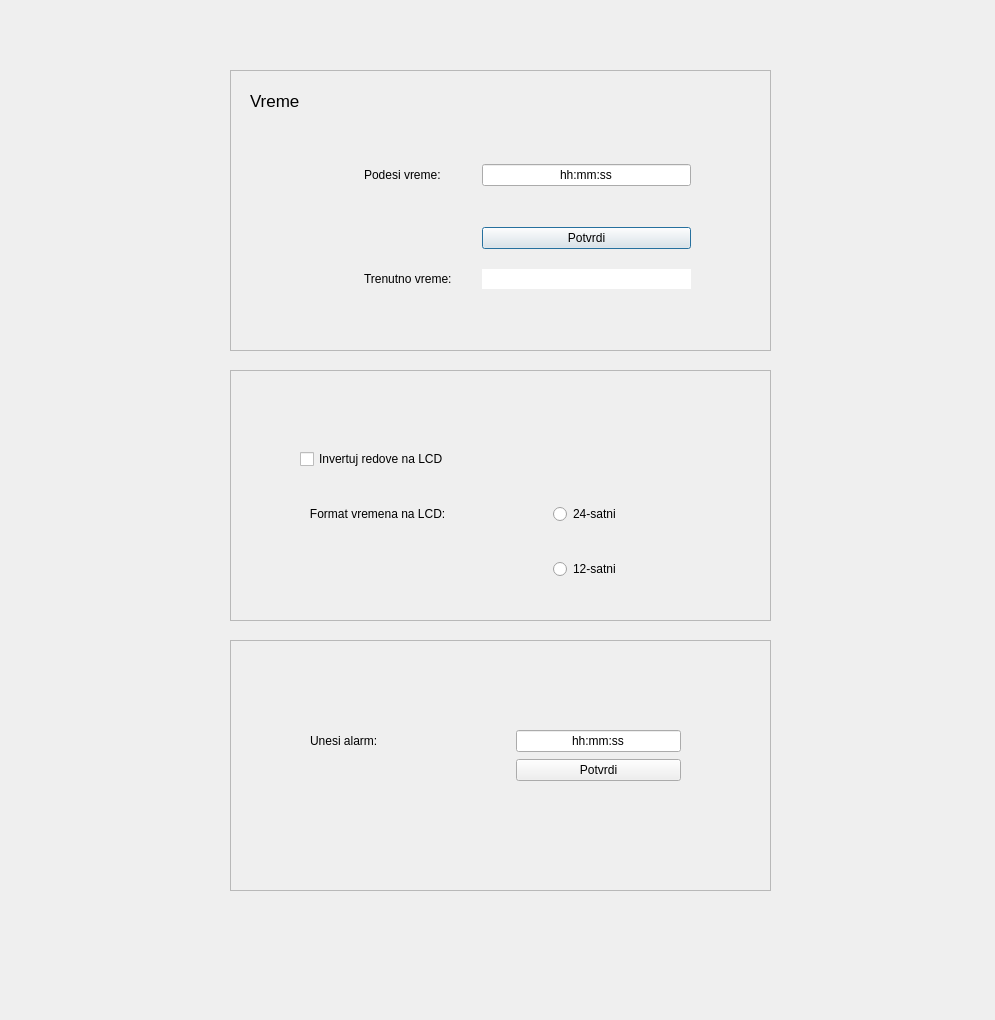
<?xml version="1.0" encoding="UTF-8"?>
<ui version="4.0">
 <class>Dialog</class>
 <widget class="QDialog" name="Dialog">
  <property name="geometry">
   <rect>
    <x>0</x>
    <y>0</y>
    <width>995</width>
    <height>1020</height>
   </rect>
  </property>
  <property name="windowTitle">
   <string>Dialog</string>
  </property>
  <widget class="QFrame" name="frame_2">
   <property name="geometry">
    <rect>
     <x>230</x>
     <y>370</y>
     <width>541</width>
     <height>251</height>
    </rect>
   </property>
   <property name="frameShape">
    <enum>QFrame::StyledPanel</enum>
   </property>
   <property name="frameShadow">
    <enum>QFrame::Raised</enum>
   </property>
   <widget class="QWidget" name="gridLayoutWidget_2">
    <property name="geometry">
     <rect>
      <x>70</x>
      <y>50</y>
      <width>381</width>
      <height>191</height>
     </rect>
    </property>
    <layout class="QGridLayout" name="gridLayout_2" columnstretch="60,40">
     <property name="horizontalSpacing">
      <number>60</number>
     </property>
     <item row="2" column="1">
      <widget class="QRadioButton" name="radioButton_2">
       <property name="text">
        <string>12-satni</string>
       </property>
      </widget>
     </item>
     <item row="0" column="0">
      <widget class="QCheckBox" name="checkBox">
       <property name="text">
        <string>Invertuj redove na LCD</string>
       </property>
      </widget>
     </item>
     <item row="1" column="0">
      <widget class="QLabel" name="label_7">
       <property name="text">
        <string>   Format vremena na LCD: </string>
       </property>
      </widget>
     </item>
     <item row="1" column="1">
      <widget class="QRadioButton" name="radioButton">
       <property name="text">
        <string>24-satni</string>
       </property>
      </widget>
     </item>
    </layout>
   </widget>
   <widget class="QLabel" name="label_6">
    <property name="geometry">
     <rect>
      <x>230</x>
      <y>0</y>
      <width>61</width>
      <height>51</height>
     </rect>
    </property>
    <property name="text">
     <string/>
    </property>
    <property name="pixmap">
     <pixmap resource="satovi.qrc">:/satovi/lcd.png</pixmap>
    </property>
    <property name="scaledContents">
     <bool>true</bool>
    </property>
   </widget>
  </widget>
  <widget class="QFrame" name="frame">
   <property name="geometry">
    <rect>
     <x>230</x>
     <y>70</y>
     <width>541</width>
     <height>281</height>
    </rect>
   </property>
   <property name="styleSheet">
    <string notr="true"/>
   </property>
   <property name="frameShape">
    <enum>QFrame::StyledPanel</enum>
   </property>
   <property name="frameShadow">
    <enum>QFrame::Raised</enum>
   </property>
   <property name="lineWidth">
    <number>1</number>
   </property>
   <property name="midLineWidth">
    <number>0</number>
   </property>
   <widget class="QWidget" name="gridLayoutWidget">
    <property name="geometry">
     <rect>
      <x>40</x>
      <y>60</y>
      <width>441</width>
      <height>174</height>
     </rect>
    </property>
    <layout class="QGridLayout" name="gridLayout" columnstretch="20,0,0">
     <property name="rightMargin">
      <number>20</number>
     </property>
     <property name="horizontalSpacing">
      <number>30</number>
     </property>
     <property name="verticalSpacing">
      <number>7</number>
     </property>
     <item row="0" column="2">
      <widget class="QLineEdit" name="lineEdit">
       <property name="autoFillBackground">
        <bool>false</bool>
       </property>
       <property name="text">
        <string>hh:mm:ss</string>
       </property>
       <property name="alignment">
        <set>Qt::AlignCenter</set>
       </property>
       <property name="clearButtonEnabled">
        <bool>false</bool>
       </property>
      </widget>
     </item>
     <item row="6" column="1">
      <widget class="QLabel" name="label_2">
       <property name="text">
        <string>Trenutno vreme:</string>
       </property>
      </widget>
     </item>
     <item row="0" column="0">
      <widget class="QLabel" name="label_3">
       <property name="minimumSize">
        <size>
         <width>64</width>
         <height>64</height>
        </size>
       </property>
       <property name="maximumSize">
        <size>
         <width>64</width>
         <height>64</height>
        </size>
       </property>
       <property name="text">
        <string/>
       </property>
       <property name="pixmap">
        <pixmap resource="satovi.qrc">:/satovi/sat2.png</pixmap>
       </property>
       <property name="scaledContents">
        <bool>true</bool>
       </property>
       <property name="wordWrap">
        <bool>false</bool>
       </property>
      </widget>
     </item>
     <item row="6" column="0">
      <widget class="QLabel" name="label_4">
       <property name="maximumSize">
        <size>
         <width>64</width>
         <height>64</height>
        </size>
       </property>
       <property name="text">
        <string/>
       </property>
       <property name="pixmap">
        <pixmap resource="satovi.qrc">:/satovi/sat1.png</pixmap>
       </property>
       <property name="scaledContents">
        <bool>true</bool>
       </property>
      </widget>
     </item>
     <item row="6" column="2">
      <widget class="QLineEdit" name="lineEdit_2">
       <property name="styleSheet">
        <string notr="true"/>
       </property>
       <property name="frame">
        <bool>false</bool>
       </property>
       <property name="alignment">
        <set>Qt::AlignCenter</set>
       </property>
       <property name="readOnly">
        <bool>true</bool>
       </property>
      </widget>
     </item>
     <item row="1" column="2">
      <widget class="QPushButton" name="pushButton">
       <property name="autoFillBackground">
        <bool>false</bool>
       </property>
       <property name="text">
        <string>Potvrdi</string>
       </property>
      </widget>
     </item>
     <item row="0" column="1">
      <widget class="QLabel" name="label">
       <property name="text">
        <string>Podesi vreme:</string>
       </property>
      </widget>
     </item>
    </layout>
   </widget>
   <widget class="QLabel" name="label_5">
    <property name="geometry">
     <rect>
      <x>20</x>
      <y>20</y>
      <width>81</width>
      <height>21</height>
     </rect>
    </property>
    <property name="font">
     <font>
      <pointsize>13</pointsize>
     </font>
    </property>
    <property name="text">
     <string>Vreme</string>
    </property>
   </widget>
  </widget>
  <widget class="QFrame" name="frame_3">
   <property name="geometry">
    <rect>
     <x>230</x>
     <y>640</y>
     <width>541</width>
     <height>251</height>
    </rect>
   </property>
   <property name="frameShape">
    <enum>QFrame::StyledPanel</enum>
   </property>
   <property name="frameShadow">
    <enum>QFrame::Raised</enum>
   </property>
   <widget class="QWidget" name="gridLayoutWidget_3">
    <property name="geometry">
     <rect>
      <x>70</x>
      <y>90</y>
      <width>411</width>
      <height>141</height>
     </rect>
    </property>
    <layout class="QGridLayout" name="gridLayout_4" columnstretch="50,50">
     <property name="leftMargin">
      <number>10</number>
     </property>
     <property name="rightMargin">
      <number>30</number>
     </property>
     <property name="horizontalSpacing">
      <number>40</number>
     </property>
     <property name="verticalSpacing">
      <number>7</number>
     </property>
     <item row="0" column="0">
      <widget class="QLabel" name="label_8">
       <property name="text">
        <string>Unesi alarm:   </string>
       </property>
      </widget>
     </item>
     <item row="1" column="1">
      <widget class="QPushButton" name="pushButton_2">
       <property name="text">
        <string>Potvrdi</string>
       </property>
      </widget>
     </item>
     <item row="0" column="1">
      <widget class="QLineEdit" name="lineEdit_3">
       <property name="text">
        <string>hh:mm:ss</string>
       </property>
       <property name="alignment">
        <set>Qt::AlignCenter</set>
       </property>
      </widget>
     </item>
     <item row="2" column="1">
      <widget class="QLabel" name="label_10">
       <property name="text">
        <string/>
       </property>
      </widget>
     </item>
    </layout>
   </widget>
   <widget class="QLabel" name="label_9">
    <property name="geometry">
     <rect>
      <x>240</x>
      <y>10</y>
      <width>51</width>
      <height>51</height>
     </rect>
    </property>
    <property name="text">
     <string/>
    </property>
    <property name="pixmap">
     <pixmap resource="satovi.qrc">:/satovi/alarm.png</pixmap>
    </property>
    <property name="scaledContents">
     <bool>true</bool>
    </property>
   </widget>
  </widget>
 </widget>
 <resources>
  <include location="satovi.qrc"/>
 </resources>
 <connections/>
</ui>
